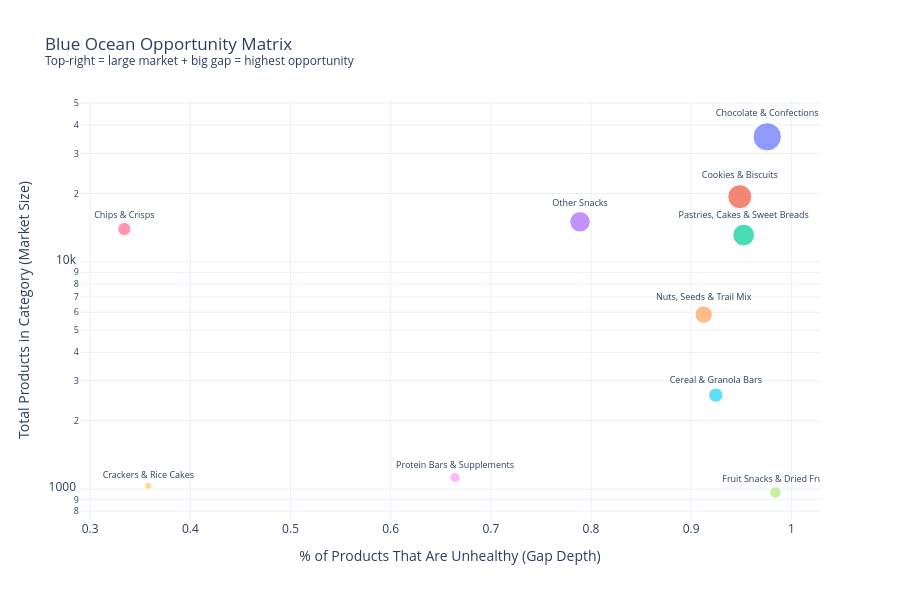

Notebook code for this chart:
### Code cell
import plotly.express as px

fig = px.scatter(
    gap_df_sorted,
    x='gap_pct_missing',       # X: how unhealthy is the category?
    y='total_products',        # Y: how big is the market?
    size='opportunity_score',  # Bubble: composite score
    color='primary_category',
    text='primary_category',
    log_y=True,                # log scale — prevents large categories from squashing others
    title='Blue Ocean Opportunity Matrix<br>'
          '<sup>Top-right = large market + big gap = highest opportunity</sup>',
    labels={
        'gap_pct_missing': '% of Products That Are Unhealthy (Gap Depth)',
        'total_products':  'Total Products in Category (Market Size)',
    },
    template='plotly_white',
)

# Annotate the "ideal quadrant"
fig.add_annotation(
    x=0.9, y=40000,
    text="🎯 Blue Ocean Zone<br>(Large market + deep gap)",
    showarrow=False,
    bgcolor='rgba(0,200,100,0.15)',
    bordercolor='green',
    font=dict(color='green', size=12),
)

fig.update_traces(textposition='top center', textfont_size=9)
fig.update_layout(height=600, showlegend=False)
fig.show()

### Figure 1 — Plotly figure (JSON) as saved in the notebook; plotly's stock layout.template omitted (floating-point values rounded to 4 significant figures)
{"data": [{"hovertemplate": "primary_category=%{text}<br>% of Products That Are Unhealthy (Gap Depth)=%{x}<br>Total Products in Category (Market Size)=%{y}<br>opportunity_score=%{marker.size}<extra></extra>", "legendgroup": "Chocolate & Confections", "marker": {"color": "#636efa", "size": [183.9], "sizemode": "area", "sizeref": 0.4598, "symbol": "circle"}, "mode": "markers+text", "name": "Chocolate & Confections", "orientation": "v", "showlegend": true, "text": ["Chocolate & Confections"], "textfont": {"size": 9}, "textposition": "top center", "type": "scatter", "x": [0.9759], "xaxis": "x", "y": [35520.0], "yaxis": "y"}, {"hovertemplate": "primary_category=%{text}<br>% of Products That Are Unhealthy (Gap Depth)=%{x}<br>Total Products in Category (Market Size)=%{y}<br>opportunity_score=%{marker.size}<extra></extra>", "legendgroup": "Cookies & Biscuits", "marker": {"color": "#EF553B", "size": [132.0], "sizemode": "area", "sizeref": 0.4598, "symbol": "circle"}, "mode": "markers+text", "name": "Cookies & Biscuits", "orientation": "v", "showlegend": true, "text": ["Cookies & Biscuits"], "textfont": {"size": 9}, "textposition": "top center", "type": "scatter", "x": [0.9485], "xaxis": "x", "y": [19360.0], "yaxis": "y"}, {"hovertemplate": "primary_category=%{text}<br>% of Products That Are Unhealthy (Gap Depth)=%{x}<br>Total Products in Category (Market Size)=%{y}<br>opportunity_score=%{marker.size}<extra></extra>", "legendgroup": "Pastries, Cakes & Sweet Breads", "marker": {"color": "#00cc96", "size": [109.1], "sizemode": "area", "sizeref": 0.4598, "symbol": "circle"}, "mode": "markers+text", "name": "Pastries, Cakes & Sweet Breads", "orientation": "v", "showlegend": true, "text": ["Pastries, Cakes & Sweet Breads"], "textfont": {"size": 9}, "textposition": "top center", "type": "scatter", "x": [0.9524], "xaxis": "x", "y": [13120.0], "yaxis": "y"}, {"hovertemplate": "primary_category=%{text}<br>% of Products That Are Unhealthy (Gap Depth)=%{x}<br>Total Products in Category (Market Size)=%{y}<br>opportunity_score=%{marker.size}<extra></extra>", "legendgroup": "Other Snacks", "marker": {"color": "#ab63fa", "size": [96.64], "sizemode": "area", "sizeref": 0.4598, "symbol": "circle"}, "mode": "markers+text", "name": "Other Snacks", "orientation": "v", "showlegend": true, "text": ["Other Snacks"], "textfont": {"size": 9}, "textposition": "top center", "type": "scatter", "x": [0.789], "xaxis": "x", "y": [15000.0], "yaxis": "y"}, {"hovertemplate": "primary_category=%{text}<br>% of Products That Are Unhealthy (Gap Depth)=%{x}<br>Total Products in Category (Market Size)=%{y}<br>opportunity_score=%{marker.size}<extra></extra>", "legendgroup": "Nuts, Seeds & Trail Mix", "marker": {"color": "#FFA15A", "size": [69.87], "sizemode": "area", "sizeref": 0.4598, "symbol": "circle"}, "mode": "markers+text", "name": "Nuts, Seeds & Trail Mix", "orientation": "v", "showlegend": true, "text": ["Nuts, Seeds & Trail Mix"], "textfont": {"size": 9}, "textposition": "top center", "type": "scatter", "x": [0.9125], "xaxis": "x", "y": [5862.0], "yaxis": "y"}, {"hovertemplate": "primary_category=%{text}<br>% of Products That Are Unhealthy (Gap Depth)=%{x}<br>Total Products in Category (Market Size)=%{y}<br>opportunity_score=%{marker.size}<extra></extra>", "legendgroup": "Cereal & Granola Bars", "marker": {"color": "#19d3f3", "size": [47.07], "sizemode": "area", "sizeref": 0.4598, "symbol": "circle"}, "mode": "markers+text", "name": "Cereal & Granola Bars", "orientation": "v", "showlegend": true, "text": ["Cereal & Granola Bars"], "textfont": {"size": 9}, "textposition": "top center", "type": "scatter", "x": [0.9246], "xaxis": "x", "y": [2592.0], "yaxis": "y"}, {"hovertemplate": "primary_category=%{text}<br>% of Products That Are Unhealthy (Gap Depth)=%{x}<br>Total Products in Category (Market Size)=%{y}<br>opportunity_score=%{marker.size}<extra></extra>", "legendgroup": "Chips & Crisps", "marker": {"color": "#FF6692", "size": [39.47], "sizemode": "area", "sizeref": 0.4598, "symbol": "circle"}, "mode": "markers+text", "name": "Chips & Crisps", "orientation": "v", "showlegend": true, "text": ["Chips & Crisps"], "textfont": {"size": 9}, "textposition": "top center", "type": "scatter", "x": [0.3341], "xaxis": "x", "y": [13960.0], "yaxis": "y"}, {"hovertemplate": "primary_category=%{text}<br>% of Products That Are Unhealthy (Gap Depth)=%{x}<br>Total Products in Category (Market Size)=%{y}<br>opportunity_score=%{marker.size}<extra></extra>", "legendgroup": "Fruit Snacks & Dried Fruit", "marker": {"color": "#B6E880", "size": [30.59], "sizemode": "area", "sizeref": 0.4598, "symbol": "circle"}, "mode": "markers+text", "name": "Fruit Snacks & Dried Fruit", "orientation": "v", "showlegend": true, "text": ["Fruit Snacks & Dried Fruit"], "textfont": {"size": 9}, "textposition": "top center", "type": "scatter", "x": [0.9841], "xaxis": "x", "y": [966.0], "yaxis": "y"}, {"hovertemplate": "primary_category=%{text}<br>% of Products That Are Unhealthy (Gap Depth)=%{x}<br>Total Products in Category (Market Size)=%{y}<br>opportunity_score=%{marker.size}<extra></extra>", "legendgroup": "Protein Bars & Supplements", "marker": {"color": "#FF97FF", "size": [22.28], "sizemode": "area", "sizeref": 0.4598, "symbol": "circle"}, "mode": "markers+text", "name": "Protein Bars & Supplements", "orientation": "v", "showlegend": true, "text": ["Protein Bars & Supplements"], "textfont": {"size": 9}, "textposition": "top center", "type": "scatter", "x": [0.6642], "xaxis": "x", "y": [1125.0], "yaxis": "y"}, {"hovertemplate": "primary_category=%{text}<br>% of Products That Are Unhealthy (Gap Depth)=%{x}<br>Total Products in Category (Market Size)=%{y}<br>opportunity_score=%{marker.size}<extra></extra>", "legendgroup": "Crackers & Rice Cakes", "marker": {"color": "#FECB52", "size": [11.51], "sizemode": "area", "sizeref": 0.4598, "symbol": "circle"}, "mode": "markers+text", "name": "Crackers & Rice Cakes", "orientation": "v", "showlegend": true, "text": ["Crackers & Rice Cakes"], "textfont": {"size": 9}, "textposition": "top center", "type": "scatter", "x": [0.3581], "xaxis": "x", "y": [1034.0], "yaxis": "y"}], "layout": {"annotations": [{"bgcolor": "rgba(0,200,100,0.15)", "bordercolor": "green", "font": {"color": "green", "size": 12}, "showarrow": false, "text": "🎯 Blue Ocean Zone<br>(Large market + deep gap)", "x": 0.9, "y": 40000}], "height": 600, "legend": {"itemsizing": "constant", "title": {"text": "primary_category"}, "tracegroupgap": 0}, "showlegend": false, "title": {"text": "Blue Ocean Opportunity Matrix<br><sup>Top-right = large market + big gap = highest opportunity</sup>"}, "xaxis": {"anchor": "y", "domain": [0, 1], "title": {"text": "% of Products That Are Unhealthy (Gap Depth)"}}, "yaxis": {"anchor": "x", "domain": [0, 1], "title": {"text": "Total Products in Category (Market Size)"}, "type": "log"}}}
